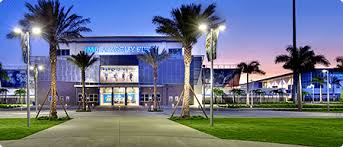
#> input picture Data/in/building.jpg, 343 x 147 px
$ python 3_Scale-Invariant_Feature_Transform.py
#> lines starting #> are read from the running program, lines starting #| are printed output that depends on the picture; after the words box and inside, x2 and y2 are one past the last pixel; in counts of white or black regions, pixels touching at a corner belong together
import numpy as np
import cv2 as cv

img = cv.imread('../../Data/in/building.jpg')
#> img is the input picture: shape (147, 343, 3); mean B, G, R 133.7, 115.4, 106.6
gray = cv.cvtColor(img, cv.COLOR_BGR2GRAY)
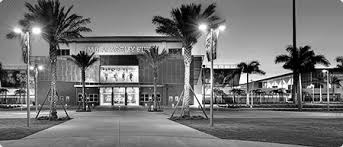
#> gray: shape (147, 343); min 0, max 255, mean 114.8
sift = cv.xfeatures2d.SIFT_create()
kp = sift.detect(gray, None)
#> kp = 489 keypoints; strongest (x, y, size): (324, 71, 1.9), (318, 66, 4.2), (290, 97, 2), (243, 78, 5.8)
img = cv.drawKeypoints(gray, kp, img)
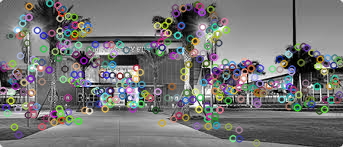
#> img: shape (147, 343, 3); mean B, G, R 117.5, 118, 118
cv.imwrite('../../Data/out/4.3.sift_keypoints.jpg', img)

#TODO, change version to 3.4.2.16 to make this running

$ run again, with Data/in/blox.jpg copied over Data/in/building.jpg
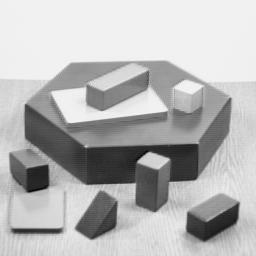
#> input picture Data/in/blox.jpg, 256 x 256 px
#> img is the input picture: shape (256, 256, 3); min 0, max 252, mean 182.8
#> kp = 187 keypoints; strongest (x, y, size): (35, 180, 18.6), (154, 161, 12.2), (204, 228, 22), (99, 222, 23.1)
#> `img = cv.drawKeypoints(gray, kp, img)`:
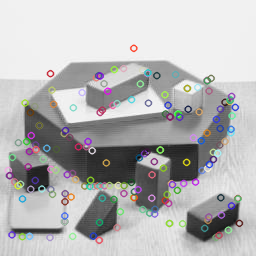
#> img: shape (256, 256, 3); 11.63% of pixels changed, all inside (x1, y1, x2, y2) = (4, 44, 244, 245)
